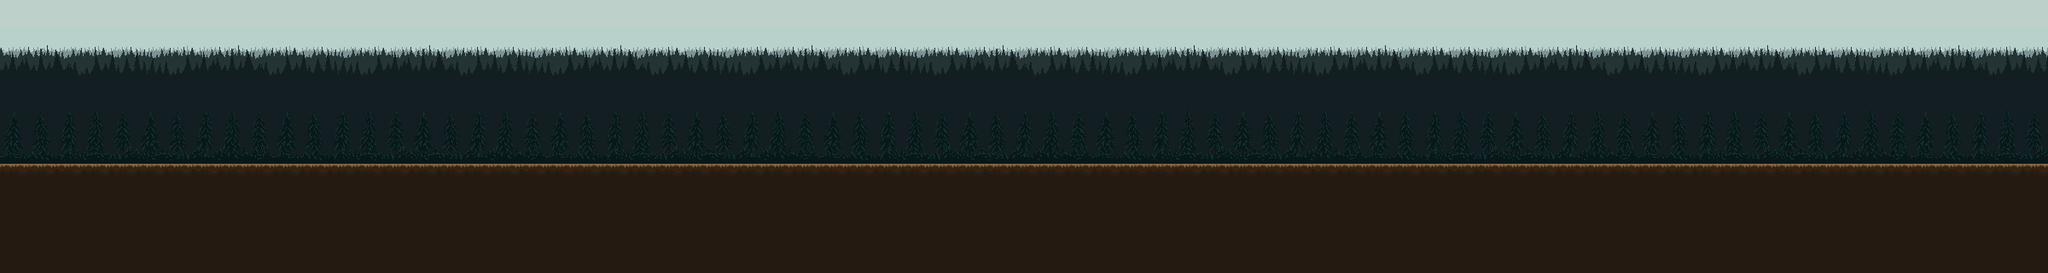

A 2D game scene composited from a Tiled map and its tileset images. What follows is a short description and the map's XML, with every tile layer's data as written:
An orthogonal 75x10 tile map with 32x32 px tiles, 2 tile layers (Background, Main), 4 tilesets.

<map version="1.10" tiledversion="1.10.2" orientation="orthogonal" renderorder="right-down" width="75" height="10" tilewidth="32" tileheight="32" infinite="0" nextlayerid="3" nextobjectid="1">
 <tileset firstgid="1" source="../Forest/Background.tsx" />
 <tileset firstgid="36" source="../Forest/bgcolor.tsx" />
 <tileset firstgid="71" source="../Forest/main.tsx" />
 <tileset firstgid="91" source="../Forest/Textures&amp;trees.tsx" />
 <layer id="2" name="Background" width="75" height="10">
  <data encoding="csv">
38,39,40,41,42,36,37,38,39,40,41,42,36,37,38,39,40,41,42,36,37,38,39,40,41,42,36,37,38,39,40,41,42,36,37,38,39,40,41,42,36,37,38,39,40,41,42,36,37,38,39,40,41,42,36,37,38,39,40,41,42,36,37,38,39,40,41,42,36,37,38,39,40,41,42,
3,4,5,6,7,1,2,3,4,5,6,7,1,2,3,4,5,6,7,1,2,3,4,5,6,7,1,2,3,4,5,6,7,1,2,3,4,5,6,7,1,2,3,4,5,6,7,1,2,3,4,5,6,7,1,2,3,4,5,6,7,1,2,3,4,5,6,7,1,2,3,4,5,6,7,
10,11,12,13,14,8,9,10,11,12,13,14,8,9,10,11,12,13,14,8,9,10,11,12,13,14,8,9,10,11,12,13,14,8,9,10,11,12,13,14,8,9,10,11,12,13,14,8,9,10,11,12,13,14,8,9,10,11,12,13,14,8,9,10,11,12,13,14,8,9,10,11,12,13,14,
17,18,19,20,21,15,16,17,18,19,20,21,15,16,17,18,19,20,21,15,16,17,18,19,20,21,15,16,17,18,19,20,21,15,16,17,18,19,20,21,15,16,17,18,19,20,21,15,16,17,18,19,20,21,15,16,17,18,19,20,21,15,16,17,18,19,20,21,15,16,17,18,19,20,21,
24,25,26,27,28,22,23,24,25,26,27,28,22,23,24,25,26,27,28,22,23,24,25,26,27,28,22,23,24,25,26,27,28,22,23,24,25,26,27,28,22,23,24,25,26,27,28,22,23,24,25,26,27,28,22,23,24,25,26,27,28,22,23,24,25,26,27,28,22,23,24,25,26,27,28,
31,32,33,34,35,29,30,31,32,33,34,35,29,30,31,32,33,34,35,29,30,31,32,33,34,35,29,30,31,32,33,34,35,29,30,31,32,33,34,35,29,30,31,32,33,34,35,29,30,31,32,33,34,35,29,30,31,32,33,34,35,29,30,31,32,33,34,35,29,30,31,32,33,34,35,
0,0,0,0,0,0,0,0,0,0,0,0,0,0,0,0,0,0,0,0,0,0,0,0,0,0,0,0,0,0,0,0,0,0,0,0,0,0,0,0,0,0,0,0,0,0,0,0,0,0,0,0,0,0,0,0,0,0,0,0,0,0,0,0,0,0,0,0,0,0,0,0,0,0,0,
0,0,0,0,0,0,0,0,0,0,0,0,0,0,0,0,0,0,0,0,0,0,0,0,0,0,0,0,0,0,0,0,0,0,0,0,0,0,0,0,0,0,0,0,0,0,0,0,0,0,0,0,0,0,0,0,0,0,0,0,0,0,0,0,0,0,0,0,0,0,0,0,0,0,0,
0,0,0,0,0,0,0,0,0,0,0,0,0,0,0,0,0,0,0,0,0,0,0,0,0,0,0,0,0,0,0,0,0,0,0,0,0,0,0,0,0,0,0,0,0,0,0,0,0,0,0,0,0,0,0,0,0,0,0,0,0,0,0,0,0,0,0,0,0,0,0,0,0,0,0,
0,0,0,0,0,0,0,0,0,0,0,0,0,0,0,0,0,0,0,0,0,0,0,0,0,0,0,0,0,0,0,0,0,0,0,0,0,0,0,0,0,0,0,0,0,0,0,0,0,0,0,0,0,0,0,0,0,0,0,0,0,0,0,0,0,0,0,0,0,0,0,0,0,0,0
</data>
 </layer>
 <layer id="1" name="Main" width="75" height="10">
  <data encoding="csv">
0,0,0,0,0,0,0,0,0,0,0,0,0,0,0,0,0,0,0,0,0,0,0,0,0,0,0,0,0,0,0,0,0,0,0,0,0,0,0,0,0,0,0,0,0,0,0,0,0,0,0,0,0,0,0,0,0,0,0,0,0,0,0,0,0,0,0,0,0,0,0,0,0,0,0,
0,0,0,0,0,0,0,0,0,0,0,0,0,0,0,0,0,0,0,0,0,0,0,0,0,0,0,0,0,0,0,0,0,0,0,0,0,0,0,0,0,0,0,0,0,0,0,0,0,0,0,0,0,0,0,0,0,0,0,0,0,0,0,0,0,0,0,0,0,0,0,0,0,0,0,
0,0,0,0,0,0,0,0,0,0,0,0,0,0,0,0,0,0,0,0,0,0,0,0,0,0,0,0,0,0,0,0,0,0,0,0,0,0,0,0,0,0,0,0,0,0,0,0,0,0,0,0,0,0,0,0,0,0,0,0,0,0,0,0,0,0,0,0,0,0,0,0,0,0,0,
0,0,0,0,0,0,0,0,0,0,0,0,0,0,0,0,0,0,0,0,0,0,0,0,0,0,0,0,0,0,0,0,0,0,0,0,0,0,0,0,0,0,0,0,0,0,0,0,0,0,0,0,0,0,0,0,0,0,0,0,0,0,0,0,0,0,0,0,0,0,0,0,0,0,0,
76,77,78,79,80,71,72,73,74,75,76,77,78,79,80,71,72,73,74,75,76,77,78,79,80,71,72,73,74,75,76,77,78,79,80,71,72,73,74,75,76,77,78,79,80,71,72,73,74,75,76,77,78,79,80,71,72,73,74,75,76,77,78,79,80,71,72,73,74,75,76,77,78,79,80,
86,87,88,89,90,81,82,83,84,85,86,87,88,89,90,81,82,83,84,85,86,87,88,89,90,81,82,83,84,85,86,87,88,89,90,81,82,83,84,85,86,87,88,89,90,81,82,83,84,85,86,87,88,89,90,81,82,83,84,85,86,87,88,89,90,81,82,83,84,85,86,87,88,89,90,
133,133,133,133,133,133,133,133,133,133,133,133,133,133,133,133,133,133,133,133,133,133,133,133,133,133,133,133,133,133,133,133,133,133,133,133,133,133,133,133,133,133,133,133,133,133,133,133,133,133,133,133,133,133,133,133,133,133,133,133,133,133,133,133,133,133,133,133,133,133,133,133,133,133,133,
141,141,141,141,141,141,141,141,141,141,141,141,141,141,141,141,141,141,141,141,141,141,141,141,141,141,141,141,141,141,141,141,141,141,141,141,141,141,141,141,141,141,141,141,141,141,141,141,141,141,141,141,141,141,141,141,141,141,141,141,141,141,141,141,141,141,141,141,141,141,141,141,141,141,141,
141,141,141,141,141,141,141,141,141,141,141,141,141,141,141,141,141,141,141,141,141,141,141,141,141,141,141,141,141,141,141,141,141,141,141,141,141,141,141,141,141,141,141,141,141,141,141,141,141,141,141,141,141,141,141,141,141,141,141,141,141,141,141,141,141,141,141,141,141,141,141,141,141,141,141,
141,141,141,141,141,141,141,141,141,141,141,141,141,141,141,141,141,141,141,141,141,141,141,141,141,141,141,141,141,141,141,141,141,141,141,141,141,141,141,141,141,141,141,141,141,141,141,141,141,141,141,141,141,141,141,141,141,141,141,141,141,141,141,141,141,141,141,141,141,141,141,141,141,141,141
</data>
 </layer>
</map>
